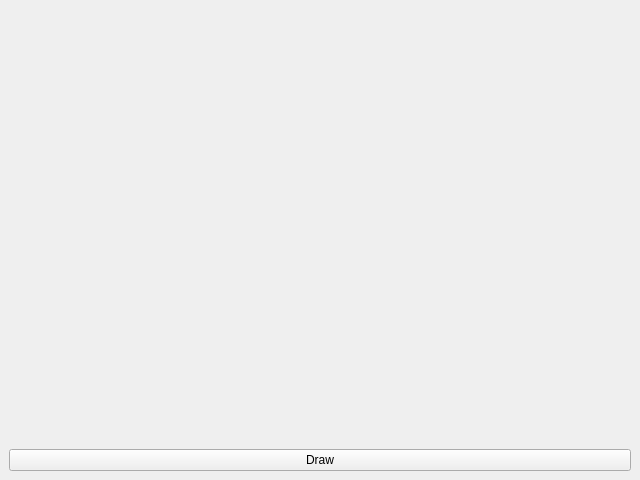
<?xml version="1.0" encoding="UTF-8"?>
<ui version="4.0">
 <class>MainWindow</class>
 <widget class="QMainWindow" name="MainWindow">
  <property name="geometry">
   <rect>
    <x>0</x>
    <y>0</y>
    <width>640</width>
    <height>480</height>
   </rect>
  </property>
  <property name="windowTitle">
   <string>MainWindow</string>
  </property>
  <widget class="QWidget" name="centralwidget">
   <layout class="QVBoxLayout" name="verticalLayout_2">
    <item>
     <widget class="QLabel" name="pic">
      <property name="text">
       <string/>
      </property>
     </widget>
    </item>
    <item>
     <widget class="QPushButton" name="draw">
      <property name="text">
       <string>Draw</string>
      </property>
     </widget>
    </item>
   </layout>
  </widget>
 </widget>
 <resources/>
 <connections/>
</ui>
